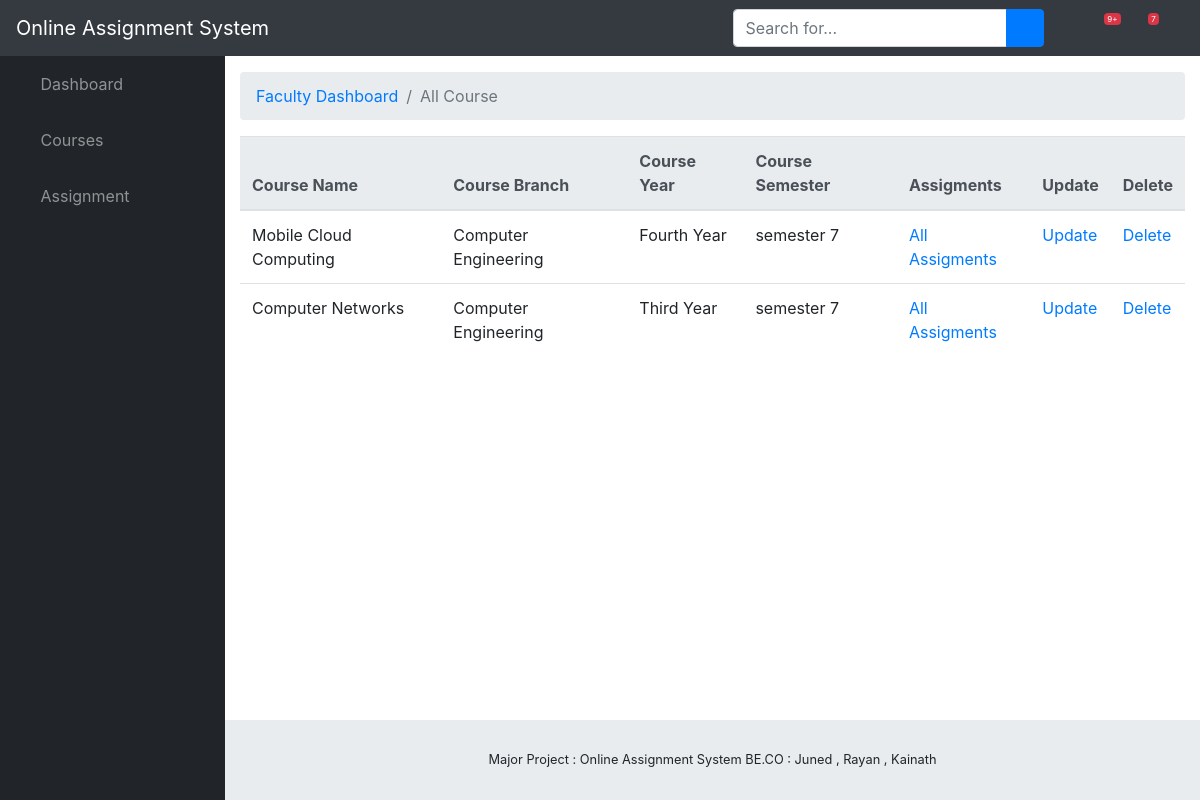
The app's page /assignment/course_list/ (signed in) with its own data.
### assignment/models.py (models this page shows, shortened)
class Course(models.Model):
    name = models.CharField(max_length = 50)
    branch = models.ForeignKey(Branch,on_delete = models.SET_NULL,blank=True,null=True)
    faculty = models.ForeignKey(Faculty ,on_delete = models.SET_NULL,blank=True,null=True)
    year = models.ForeignKey(StudyYear ,on_delete = models.SET_NULL,blank=True,null=True)
    semester = models.ForeignKey(Semester ,on_delete = models.SET_NULL,blank=True,null=True )

class Branch(models.Model):
    name = models.CharField(max_length = 50 , help_text = "Example Computer Engineering")
    def __str__(self):
        return self.name

class StudyYear(models.Model):
    year = models.CharField(max_length = 50 , help_text = "Enter in this format First Year , Second Year, etc.")
    def __str__(self):
        return self.year

class Semester(models.Model):
    sem = models.IntegerField()
    def __str__(self):
        return f'semester {self.sem}'

### assignment/views.py (the view)
# urls.py: path('course_list/',views.CourseListView.as_view(),name='ViewCourse'),
class CourseListView(generic.ListView):
    model = Course
    template_name = "Faculty_Dashboard/course_list.html"
    context_object_name = 'course_list'
    paginate_by = 10
    def get_queryset(self):
        faculty = Faculty.objects.get(user=self.request.user)
        return Course.objects.filter(faculty=faculty)

### assignment/templates/Faculty_Dashboard/course_list.html
{% extends "./base.html" %}
{% block breadcrumb%}
<li class="breadcrumb-item active">All Course</li>
{%endblock%}
{% block content %}
{% if course_list %}
  <table class="table">
    <thead class="thead-light">
      <tr>
        <th scope="col">Course Name</th>
        <th scope="col">Course Branch</th>
        <th scope="col">Course Year</th>
        <th scope="col">Course Semester</th>
        <th scope="col">Assigments</th>
        <th scope="col">Update</th>
        <th scope="col">Delete</th>
      </tr>
    </thead>
    <tbody>
      {% for course in course_list %}
      <tr>
        <td>{{ course.name }}</td>
        <td>{{ course.branch }}</td>
        <td>{{ course.year }}</td>
        <td>{{ course.semester }}</td>
        <td><a href="{% url 'course_detail' course.id %}">All Assigments</a></td>
        <td> <a href="{% url 'UpdateCourse' course.id %}">Update</a> </td>
        <td> <a onclick="return confirm('Are you sure?');" href="{% url 'DeleteCourse' course.id %}">Delete</a></td>
      </tr>
    {% endfor %}
    </tbody>
  </table>
  {% else %}
    <p>There are no course added yet !</p>
  {% endif %}
{% endblock %}

### records on screen
Course: name "Mobile Cloud Computing", branch "Computer Engineering", year "Fourth Year", semester "semester 7"
Course: name "Computer Networks", branch "Computer Engineering", year "Third Year", semester "semester 7"
